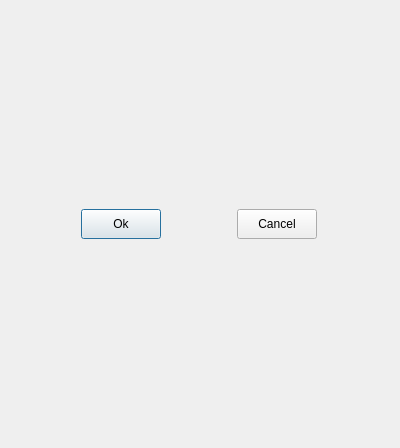
<?xml version="1.0" encoding="UTF-8"?>
<ui version="4.0">
 <class>QDeleteStyleSheetDialog</class>
 <widget class="QDialog" name="QDeleteStyleSheetDialog">
  <property name="geometry">
   <rect>
    <x>0</x>
    <y>0</y>
    <width>400</width>
    <height>448</height>
   </rect>
  </property>
  <property name="minimumSize">
   <size>
    <width>400</width>
    <height>0</height>
   </size>
  </property>
  <property name="maximumSize">
   <size>
    <width>400</width>
    <height>16777215</height>
   </size>
  </property>
  <property name="windowTitle">
   <string>Delete Style Sheet Group</string>
  </property>
  <layout class="QVBoxLayout" name="verticalLayout">
   <item>
    <layout class="QHBoxLayout" name="horizontalLayout">
     <item>
      <widget class="QPushButton" name="okBtn">
       <property name="minimumSize">
        <size>
         <width>80</width>
         <height>30</height>
        </size>
       </property>
       <property name="maximumSize">
        <size>
         <width>80</width>
         <height>30</height>
        </size>
       </property>
       <property name="text">
        <string>Ok</string>
       </property>
      </widget>
     </item>
     <item>
      <widget class="QPushButton" name="cancelBtn">
       <property name="minimumSize">
        <size>
         <width>80</width>
         <height>30</height>
        </size>
       </property>
       <property name="maximumSize">
        <size>
         <width>80</width>
         <height>30</height>
        </size>
       </property>
       <property name="text">
        <string>Cancel</string>
       </property>
      </widget>
     </item>
    </layout>
   </item>
  </layout>
 </widget>
 <resources/>
 <connections/>
</ui>
